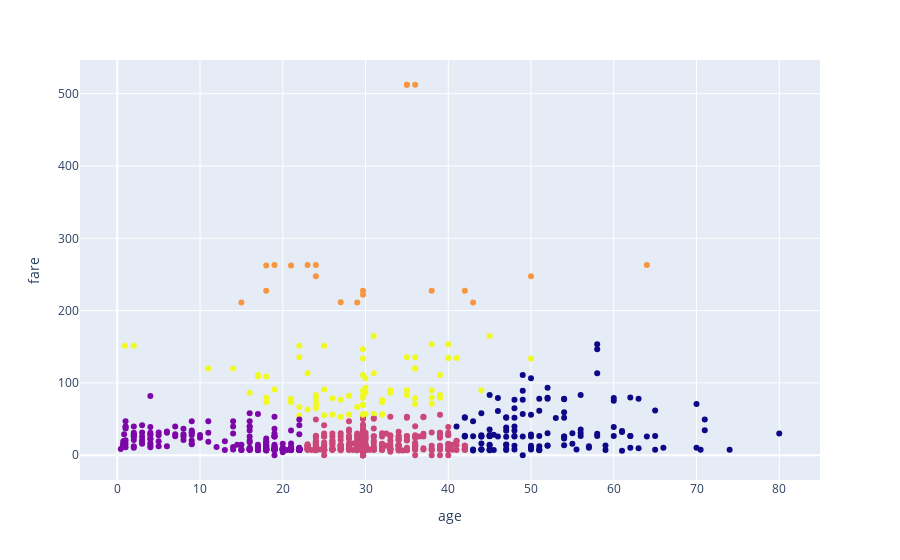

Source (notebook cell):
### Code cell
import plotly.express as px
fig = px.scatter(df, x='age', y='fare', color='clusters')
fig.update_layout(coloraxis_showscale=False)
fig.show()

### Figure 1 — Plotly figure (JSON) as saved in the notebook; plotly's stock layout.template omitted (floating-point values rounded to 4 significant figures; data arrays with more than 128 entries replaced by an {"elided": "..."} marker saying what was removed)
{"data": [{"hovertemplate": "age=%{x}<br>fare=%{y}<br>clusters=%{marker.color}<extra></extra>", "legendgroup": "", "marker": {"color": {"elided": "891 int values"}, "coloraxis": "coloraxis", "symbol": "circle"}, "mode": "markers", "name": "", "orientation": "v", "showlegend": false, "type": "scatter", "x": {"elided": "891 float values"}, "xaxis": "x", "y": {"elided": "891 float values"}, "yaxis": "y"}], "layout": {"coloraxis": {"colorbar": {"title": {"text": "clusters"}}, "colorscale": [[0, "#0d0887"], [0.1111, "#46039f"], [0.2222, "#7201a8"], [0.3333, "#9c179e"], [0.4444, "#bd3786"], [0.5556, "#d8576b"], [0.6667, "#ed7953"], [0.7778, "#fb9f3a"], [0.8889, "#fdca26"], [1, "#f0f921"]], "showscale": false}, "legend": {"tracegroupgap": 0}, "margin": {"t": 60}, "xaxis": {"anchor": "y", "domain": [0, 1], "title": {"text": "age"}}, "yaxis": {"anchor": "x", "domain": [0, 1], "title": {"text": "fare"}}}}
